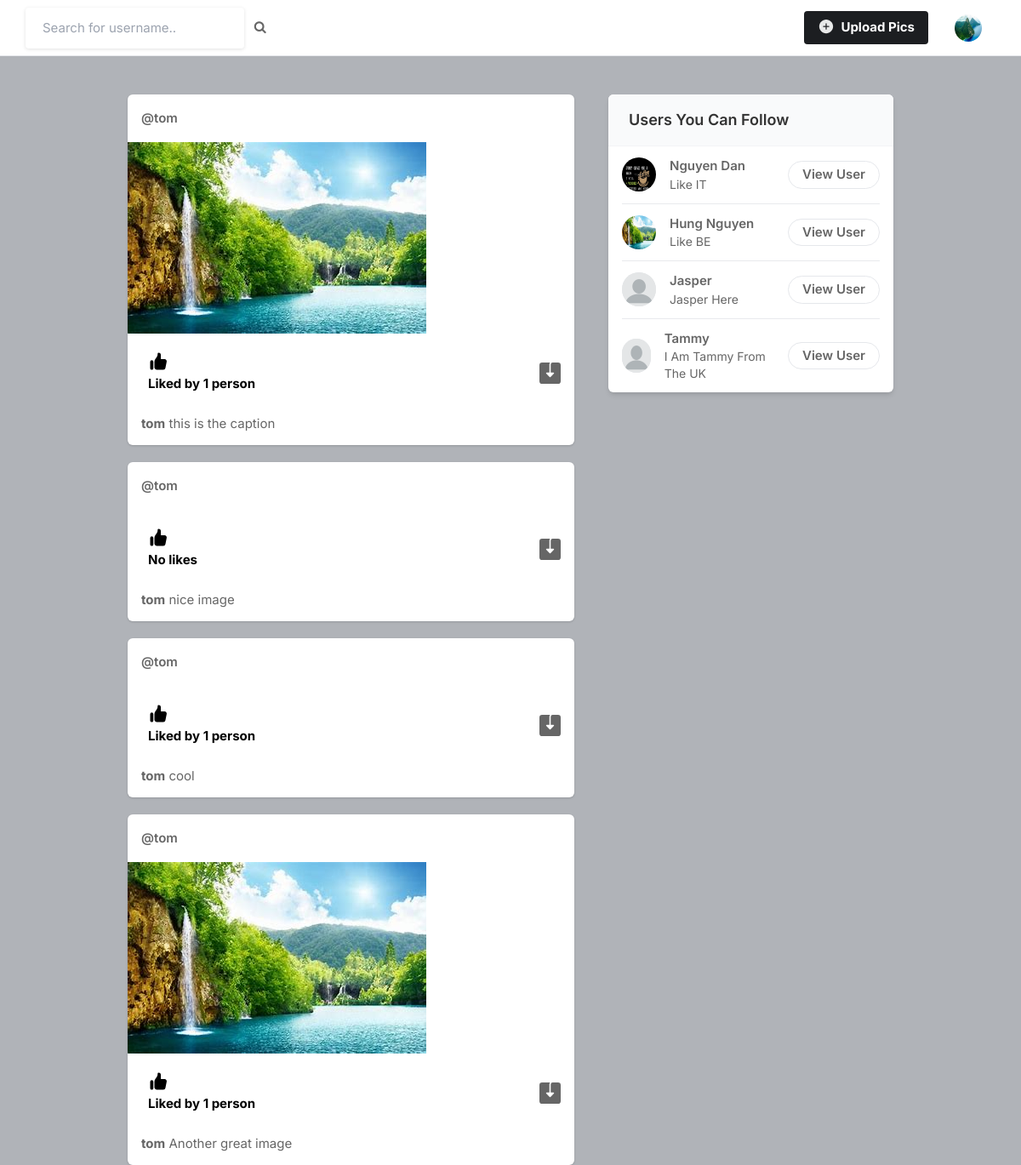
/ (signed in), run on an earlier commit of the app's database.
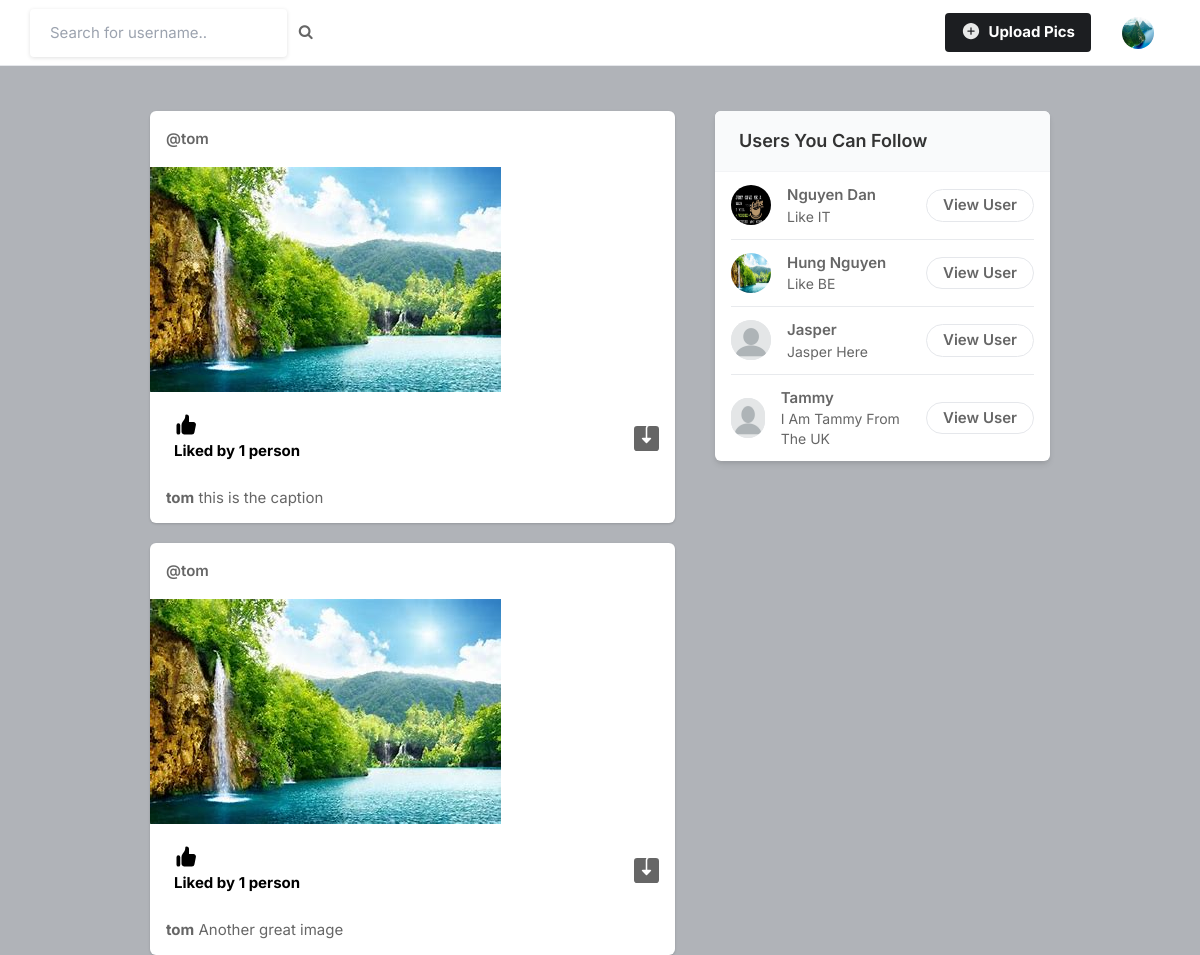
And on a later commit of the database.
### core/models.py (models this page shows, shortened)
class Profile(models.Model):
    user = models.ForeignKey(User, on_delete=models.CASCADE)
    id_user = models.IntegerField()
    bio = models.TextField(blank=True)
    profileimg = models.ImageField(upload_to='profile_images', default='blank-profile-picture.png')
    location = models.CharField(max_length=100, blank=True)

class Post(models.Model):
    id = models.UUIDField(primary_key=True, default=uuid.uuid4)
    user = models.CharField(max_length=100)
    image = models.ImageField(upload_to='post_images')
    caption = models.TextField()
    created_at = models.DateTimeField(default=datetime.now)
    no_of_likes = models.IntegerField(default=0)

### core/views.py (the view)
# urls.py: path('', views.index, name='index'),
@login_required(login_url='signin')
def index(request):
    user_object = User.objects.get(username=request.user.username)
    user_profile = Profile.objects.get(user=user_object)
    user_following_list = []
    feed = []
    user_following = FollowersCount.objects.filter(follower=request.user.username)
    for users in user_following:
        user_following_list.append(users.user)
    for usernames in user_following_list:
        feed_lists = Post.objects.filter(user=usernames)
        feed.append(feed_lists)
    feed_list = list(chain(*feed))
    all_users = User.objects.all()
    user_following_all = []
    for user in user_following:
        user_list = User.objects.get(username=user.user)
        user_following_all.append(user_list)
    new_suggestions_list = [x for x in list(all_users) if (x not in list(user_following_all))]
    current_user = User.objects.filter(username=request.user.username)
    final_suggestions_list = [x for x in list(new_suggestions_list) if ( x not in list(current_user))]
    random.shuffle(final_suggestions_list)
    username_profile = []
    username_profile_list = []
    for users in final_suggestions_list:
        username_profile.append(users.id)
    for ids in username_profile:
        profile_lists = Profile.objects.filter(id_user=ids)
        username_profile_list.append(profile_lists)
    suggestions_username_profile_list = list(chain(*username_profile_list))
    return render(request, 'index.html', {'user_profile': user_profile, 'posts':feed_list, 'suggestions_username_profile_list': suggestions_username_profile_list[:4]})

### templates/index.html (shortened to what this page needs)
{% load static %}
<!DOCTYPE html>
<html lang="en">
<head>
    <link rel="stylesheet" href="{% static 'assets/css/icons.css' %}">
    <link rel="stylesheet" href="{% static 'assets/css/uikit.css' %}">
    <link rel="stylesheet" href="{% static 'assets/css/style.css' %}">
    <link rel="stylesheet" href="{% static 'assets/css/tailwind.css' %}">
    <link rel="stylesheet" href="https://cdnjs.cloudflare.com/ajax/libs/font-awesome/4.7.0/css/font-awesome.min.css">
</head>
<body>
            <header>
                <div class="header_inner">
                    <form action="/search" method="POST">
                    <div class="left-side">
                            <input type="text" name="username" placeholder="Search for username..">&nbsp; &nbsp;
                            <button type="submit"><i class="fa fa-search fa-1x"></i></button>
                    </div>
                    </form>
                    <div class="right-side lg:pr-4">
                        <a href="#"
                            class="bg-pink-500 flex font-bold hidden hover:bg-pink-600 hover:text-white inline-block items-center lg:block max-h-10 mr-4 px-4 py-2 rounded shado text-white">
                            <ion-icon name="add-circle" class="-mb-1
                             mr-1 opacity-90 text-xl uilus-circle"></ion-icon> Upload Pics
                        </a>
                        <a href="#">
                            <img src="{{user_profile.profileimg.url}}" class="header-avatar" alt="">
                        </a>
                    </div>
                </div>
            </header>
            <div class="container m-auto">
                <div class="lg:flex justify-center lg:space-x-10 lg:space-y-0 space-y-5">
                    <div class="space-y-5 flex-shrink-0 lg:w-7/12">
                        {% for post in posts reversed %}
                        <div class="bg-white shadow rounded-md  -mx-2 lg:mx-0">
                            <div class="flex justify-between items-center px-4 py-3">
                                <div class="flex flex-1 items-center space-x-4">
                                    <span class="block font-semibold "><a href="/profile/{{post.user}}">@{{post.user}}</a></span>
                                </div>
                              <div>
                                <a href="#"> <i class="icon-feather-more-horizontal text-2xl hover:bg-gray-200 rounded-full p-2 transition -mr-1 "></i> </a>
                              </div>
                            </div>
                            <div uk-lightbox>
                                <a href="{{post.image.url}}">
                                    <img src="{{post.image.url}}" alt="">
                                </a>
                            </div>
                            <div class="py-3 px-4 space-y-3">
                                <div class="flex space-x-4 lg:font-bold">
                                    <a href="/like-post?post_id={{post.id}}" class="flex items-center space-x-2">
                                        <div class="p-2 rounded-full text-black">
                                            {% if post.no_of_likes == 0 %}
                                            <p>No likes</p>
                                            {% elif post.no_of_likes == 1 %}
                                            <p>Liked by {{post.no_of_likes}} person</p>
                                            {% else %}
                                            <p>Liked by {{post.no_of_likes}} people</p>
                                            {% endif %}
                                        </div>
                                    </a>
                                    <a href="{{post.image.url}}" class="flex items-center space-x-2 flex-1 justify-end" download>
                                    </a>
                                </div>
                                <p>
                                    <a href="/profile/{{post.user}}"><strong>{{post.user}}</strong></a> {{post.caption}}
                                </p>
                            </div>
                        </div>
                        {% endfor %}
                    </div>
                    <div class="lg:w-5/12">
                        <div class="bg-white  shadow-md rounded-md overflow-hidden">
                            <div class="bg-gray-50  border-b border-gray-100 flex items-baseline justify-between py-4 px-6 ">
                                <h2 class="font-semibold text-lg">Users You Can Follow</h2>
                            </div>
                            <div class="divide-gray-300 divide-gray-50 divide-opacity-50 divide-y px-4 ">
                                {% for suggestion in suggestions_username_profile_list %}
                                <div class="flex items-center justify-between py-3">
                                    <div class="flex flex-1 items-center space-x-4">
                                        <a href="/profile/{{suggestion.user}}">
                                            <img src="{{suggestion.profileimg.url}}" class="bg-gray-200 rounded-full w-10 h-10">
                                        </a>
                                        <div class="flex flex-col">
                                            <span class="block capitalize font-semibold"> {{suggestion.user}} </span>
                                            <span class="block capitalize text-sm"> {{suggestion.bio}} </span>
                                        </div>
                                    </div>
                                    <a href="/profile/{{suggestion.user}}" class="border border-gray-200 font-semibold px-4 py-1 rounded-full hover:bg-pink-600 hover:text-white hover:border-pink-600 "> View User </a>
                                </div>
                                {% endfor %}
                            </div>
                        </div>
                    </div>
                </div>
            </div>
</body>
</html>

### static/assets/css/style.css (style rules this page uses)
body { background-color: #B0B3B8!important; }
button { vertical-align: middle; }
input { height: 48px; line-height: 48px; padding: 0 20px; outline: none; font-size: 15px; color: #808080; max-width: 100%; width: 100%; -webkit-box-sizing: border-box; box-sizing: border-box; display: block; font-weight: 400; opacity: 1; border-radius: 4px; border: none; -webkit-box-shadow: 0 1px 4px 0px rgba(0, 0, 0, 0.12); box-shadow: 0 1px 4px 0px rgba(0, 0, 0, 0.12); }
input[type="text"], input[type="password"], input[type="email"], input[type="number"] { height: 48px; line-height: 48px; padding: 0 20px; outline: none; font-size: 15px; color: #808080; max-width: 100%; width: 100%; -webkit-box-sizing: border-box; box-sizing: border-box; display: block; font-weight: 400; opacity: 1; border-radius: 4px; border: none; -webkit-box-shadow: 0 1px 4px 0px rgba(0, 0, 0, 0.12); box-shadow: 0 1px 4px 0px rgba(0, 0, 0, 0.12); }
input { -webkit-transition: all 0.1s ease-in-out; transition: all 0.1s ease-in-out; }
::placeholder { color: #808080; opacity: 1; }
button { border: none; margin: 0; padding: 0; width: auto; overflow: visible; background: transparent; color: inherit; font: inherit; line-height: normal; cursor: pointer; }
a { color: #be185d; -webkit-transition: 0.3s; transition: 0.3s; outline: none !important; }
button { outline: none !important; }
img { max-width: 100%; }
body { color: #666; font-size: 15px; line-height: 27px; background-color: #f0f2f5; font-family: "Inter", sans-serif; text-transform: none; }
body p { font-size: 15px; line-height: 27px; }
h1, h2, h3, h4, h5, h6 { font-family: "Inter", sans-serif; text-transform: none; }
input[type="text"], input[type="password"], input[type="email"] { font-family: "Inter", sans-serif; text-transform: none; }
button, body .pac-container { font-family: "Inter", sans-serif; text-transform: none; }
h1, h2, h3, h4, h5, h6 { color: #333; font-weight: 500; margin: 0; padding: 0; }
h2 { font-size: 26px; }
b, strong { font-weight: 700 !important; }
@media (min-width: 1024px) { .container { max-width: 900px !important; padding-top: 45px; } }
header { background-color: #fff; left: 0; right: 0; top: 0; z-index: 99; height: 66px; display: -webkit-box; display: -ms-flexbox; display: flex; -webkit-box-align: center; -ms-flex-align: center; align-items: center; border-bottom: 1px solid #e5e7eb; }
header .header_inner { display: -webkit-box; display: -ms-flexbox; display: flex; -webkit-box-align: center; -ms-flex-align: center; align-items: center; max-width: 1090px; margin: auto; width: 100%; max-width: 100% !important; padding: 0 30px; }
header .header_inner .left-side { display: -webkit-box; display: -ms-flexbox; display: flex; -webkit-box-align: center; -ms-flex-align: center; align-items: center; }
header .header_inner .right-side { display: -webkit-box; display: -ms-flexbox; display: flex; -webkit-box-align: center; -ms-flex-align: center; align-items: center; -webkit-box-pack: end; -ms-flex-pack: end; justify-content: flex-end; margin-left: auto; }
header .header_inner .right-side .header-avatar { width: 32px; height: 32px; border-radius: 100%; margin-left: 15px; }

What changed in the data, as far as the page shows it:
removed Post: user "tom", no_of_likes "No likes", caption "nice image"
removed Post: user "tom", no_of_likes "1", caption "cool"
